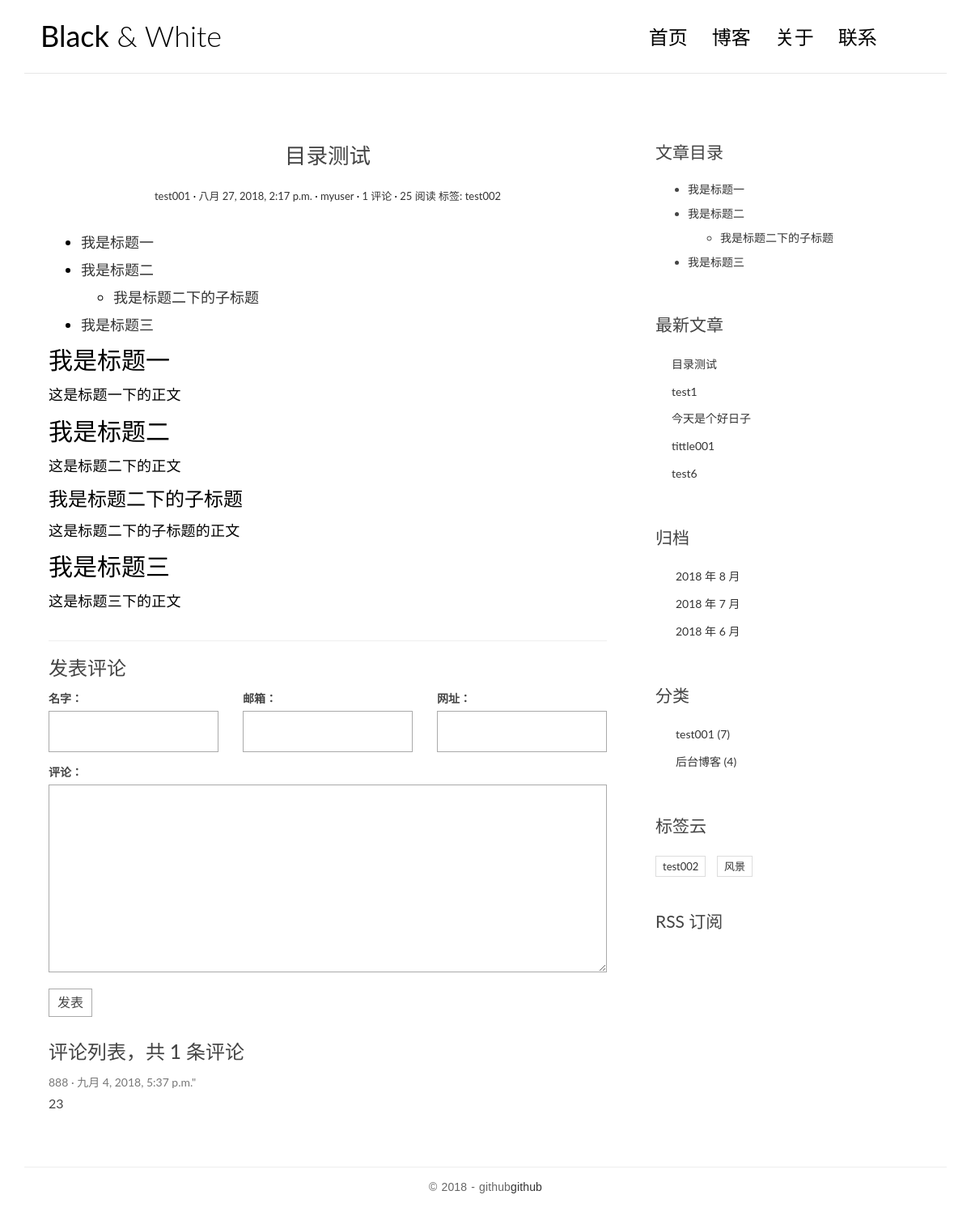
Screenshot of /post/11/ with the database file from the repository.
### blog/models.py (models this page shows, shortened)
@python_2_unicode_compatible
class Post(models.Model):
    title =models.CharField(max_length=70)
    body =models.TextField()
    created_time =models.DateTimeField()
    modified_time =models.DateTimeField()
    excerpt =models.CharField(max_length=200,blank=True)
    category =models.ForeignKey(Category)
    tags =models.ManyToManyField(Tag,blank=True)
    author =models.ForeignKey(User)
    views = models.PositiveIntegerField(default=0)
    class Meta:
        ordering = ['-created_time']
    """ 1.reverse的'blog:detail'对应blog应用下的name='detail'的方法(对应urls.py的name)
        2.reverse()方法会去解析'blog:detail'的url,解析规则是根据urls.py里的正则.
        3.根据正则规则,解析结果为post/255/,这样Post自己就生成了自己的url
        4.kwargs表示按照关键字传值将多余的传值用字典形式呈现
    """
    def get_absolute_url(self):
        return reverse('blog:detail', kwargs={'pk': self.pk})
    def increase_views(self):
        self.views +=1
        self.save(update_fields=['views'])
    def save(self, *args, **kwargs):
        if not self.excerpt:
            md = markdown.Markdown(extensions=[
                'markdown.extensions.extra',
                'markdown.extensions.codehilite',
            ])
            self.excerpt = strip_tags(md.convert(self.body))[:54]
        super(Post,self).save(*args, **kwargs)
    """或者可用模板过滤器(filter)
    例如:<p> {{ post.body|truncatechars:54 }} </p>
    # 将会显示文章内容的前54个字节,若文章前54字节包含html标签,仍将作为摘要会显示
    """

@python_2_unicode_compatible
class Category(models.Model):
    name = models.CharField(max_length=100)

@python_2_unicode_compatible
class Tag(models.Model):
    name =models.CharField(max_length=100)

### comments/models.py (models this page shows, shortened)
@python_2_unicode_compatible
class Comment(models.Model):
    name = models.CharField(max_length=100)
    email = models.EmailField(max_length=255)
    url = models.URLField(blank=True)
    text = models.TextField()
    created_time = models.DateTimeField(auto_now_add=True)
    post = models.ForeignKey('blog.Post')

### blog/views.py (the view)
# urls.py: url(r'^post/(?P<pk>[0-9]+)/$', views.PostDetailView.as_view(), name='detail'),
class PostDetailView(DetailView):
    model=Post
    template_name = 'blog/detail.html'
    context_object_name = 'post'
    def get(self, request, *args, **kwargs):
        response = super(PostDetailView,self).get(request,*args,**kwargs)
        self.object.increase_views()
        return response
    def get_object(self, queryset=None):
        post = super(PostDetailView, self).get_object(queryset=None)
        """
        和之前不同的是，extensions中的toc拓展不再是字符串markdown.extensions.toc ，
        而是TocExtension的实例.TocExtension在实例化时其slugify参数可以接受一个函数作为参数，
        这个函数将被用于处理标题的锚点值。Markdown 内置的处理方法不能处理中文标题，
        所以我们使用了 django.utils.text 中的 slugify 方法，该方法可以很好地处理中文。
        """
        md = markdown.Markdown(extensions=[
            'markdown.extensions.extra',
            'markdown.extensions.codehilite',
            TocExtension(slugify=slugify)
        ])
        post.body = md.convert(post.body)
        """
        而一旦调用该方法后，实例 md 就会多出一个 toc 属性，这个属性的值就是内容的目录，
        我们把 md.toc 的值赋给 post.toc 属性（要注意这个 post 实例本身是没有 md 属性的，
        我们给它动态添加了 md 属性，这就是 Python 动态语言的好处，
        不然这里还真不知道该怎么把 toc 的值传给模板
        """
        post.toc = md.toc
        return post
    def get_context_data(self, **kwargs):
        context = super(PostDetailView, self).get_context_data(**kwargs)
        form = CommentForm()
        comment_list = self.object.comment_set.all()
        context.update({
            'form': form,
            'comment_list': comment_list
        })
        return context

### templates/blog/detail.html (shortened to what this page needs)
{% extends 'base.html' %}
{% block main %}
                <article class="post post-{{ post.pk }}">
                    <header class="entry-header">
                        <h1 class="entry-title">{{ post.title }}</h1>
                        <div class="entry-meta">
                            <span class="post-category"><a href="#">{{ post.category.name }}</a></span>
                            <span class="post-date"><a href="#"><time class="entry-date"
                                                                      datetime="{{ post.created_time }}">{{ post.created_time }}</time></a></span>
                            <span class="post-author"><a href="#">{{ post.author }}</a></span>
                            <span class="comments-link"><a href="#">{{ post.comment_set.count }} 评论</a></span>
                            <span class="views-count"><a href="#">{{ post.views }} 阅读</a></span>
                            <span class="views-count">
                                <a href="#">标签:
                                {% for tag in post.tags.all %}
                                    {{ tag.name }}
                                {% endfor %}
                                </a>
                            </span>
                        </div>
                    </header>
                    <div class="entry-content clearfix">
                        {{ post.body|safe }}
                    </div>
                </article>
                <section class="comment-area" id="comment-area">
                    <hr>
                    <h3>发表评论</h3>
                    <form action="{% url 'comments:post_comment' post.pk %}" method="post" class="comment-form">
                        <div class="row">
                            <div class="col-md-4">
                                <label for="{{ form.name.id_for_label }}">名字：</label>
                                {{ form.name }}
                            </div>
                            <div class="col-md-4">
                                <label for="{{ form.email.id_for_label }}">邮箱：</label>
                                {{ form.email }}
                            </div>
                            <div class="col-md-4">
                                <label for="{{ form.url.id_for_label }}">网址：</label>
                                {{ form.url }}
                            </div>
                            <div class="col-md-12">
                                <label for="{{ form.text.id_for_label }}">评论：</label>
                                {{ form.text }}
                                <button type="submit" class="comment-btn">发表</button>
                            </div>
                        </div>
                    </form>
                    <div class="comment-list-panel">
                        <h3>评论列表，共 <span>{{ post.comment_set.count }}</span> 条评论</h3>
                        <ul class="comment-list list-unstyled">
                            {% for comment in comment_list %}
                            <li class="comment-item">
                                <span class="nickname">{{ comment.name }}</span>
                                <time class="submit-date">{{ comment.created_time }}"</time>
                                <div class="text">
                                    {{ comment.text }}
                                </div>
                            </li>
                            {% empty %}
                            暂无评论
                            {% endfor %}
                        </ul>
                    </div>
                </section>
{% endblock main %}
{% block toc %}
                <div class="widget widget-content">
                    <h3 class="widget-title">文章目录</h3>
                    {{ post.toc|safe }}
                </div>
{% endblock toc %}

### templates/base.html (shortened to what this page needs)
{% load staticfiles %}
{% load blog_tags %}
<!DOCTYPE html>
<html>
<head>
    <link rel="stylesheet" href="http://code.ionicframework.com/ionicons/2.0.1/css/ionicons.min.css">
    <link rel="stylesheet" href="{% static 'blog/css/bootstrap.min.css' %}">
    <link rel="stylesheet" href="{% static 'blog/css/pace.css' %}">
    <link rel="stylesheet" href="{% static 'blog/css/custom.css' %}">
    <link rel="stylesheet" href="{% static 'blog/css/highlights/github.css' %}">
</head>
<body>
<div class="container">
    <header id="site-header">
        <div class="row">
            <div class="col-md-4 col-sm-5 col-xs-8">
                <div class="logo">
                    <h1><a href="{% url 'blog:index' %}"><b>Black</b> &amp; White</a></h1>
                </div>
            </div>
            <div class="col-md-8 col-sm-7 col-xs-4">
                <nav class="main-nav" role="navigation">
                    <div class="collapse navbar-collapse" id="bs-example-navbar-collapse-1">
                        <ul class="nav navbar-nav navbar-right">
                            <li class="cl-effect-11"><a href="{% url 'blog:index' %}" data-hover="首页">首页</a></li>
                            <li class="cl-effect-11"><a href="{% url 'blog:index' %}" data-hover="博客">博客</a></li>
                            <li class="cl-effect-11"><a href="{% url 'blog:index' %}" data-hover="关于">关于</a></li>
                            <li class="cl-effect-11"><a href="{% url 'blog:index' %}" data-hover="联系">联系</a></li>
                        </ul>
                    </div>
                </nav>
            </div>
        </div>
    </header>
</div>
<div class="content-body">
    <div class="container">
        <div class="row">
            <main class="col-md-8">
                {% block main %}
                {% endblock main %}
            </main>
            <aside class="col-md-4">
               {% block toc %}
               {% endblock toc %}
                <div class="widget widget-recent-posts">
                    <h3 class="widget-title">最新文章</h3>
                    {% get_recent_posts as recent_post_list %}
                    <ul>
                        {% for post in recent_post_list %}
                            <li>
                                <a href="{{ post.get_absolute_url }}">{{ post.title }}</a>
                            </li>
                        {% empty %}
                            暂无文章！
                        {% endfor %}
                    </ul>
                </div>
                <div class="widget widget-archives">
                    <h3 class="widget-title">归档</h3>
                    {% archives as date_list %}
                    <ul>
                        {% for date in date_list %}
                            <li>
                                <a href="{% url 'blog:archives' date.year date.month %}">
                                    {{ date.year }} 年 {{ date.month }} 月
                                </a>
                            </li>
                        {% empty %}
                            暂无归档！
                        {% endfor %}
                    </ul>
                </div>
                <div class="widget widget-category">
                    <h3 class="widget-title">分类</h3>
                    {% get_categories as category_list %}
                    <ul>
                        {% for category in category_list %}
                            <li>
                                <a href="{% url 'blog:category' category.pk %}">
                                    {{ category.name }} <span class="post-count">({{ category.num_posts }})</span>
                                </a>
                            </li>
                        {% empty %}
                            暂无分类！
                        {% endfor %}
                    </ul>
                </div>
               <div class="widget widget-tag-cloud">
                   <h3 class="widget-title">标签云</h3>
                   {% get_tags as tag_list %}
                   <ul>
                     {% for tag in tag_list %}
                     <li>
                       <a href="{% url 'blog:tag' tag.pk %}">{{ tag.name }}</a>
                     </li>
                     {% empty %}
                     暂无标签！
                     {% endfor %}
                   </ul>
                </div>
                <div class="rss">
                    <a href="{% url 'rss' %}"> RSS 订阅</a>
                </div>
            </aside>
        </div>
    </div>
</div>
<footer id="site-footer">
    <div class="container">
        <div class="row">
            <div class="col-md-12">
                <p class="copyright">&copy 2018 - github<a href="http://www.github.com/"
                                                        target="_blank" title="github">github</a>
                </p>
            </div>
        </div>
    </div>
</footer>
</body>
</html>

### rows the page displays
Post: title "目录测试", category.name "test001", created_time "八月 27, 2018, 2:17 p.m.", author "myuser", comment_set.count "1", views "25", body "我是标题一 我是标题二 我是标题二下的子标题 我是标题三 我是标题一 这是标题一下的正文 我是标题二 这是标题二下的正文 我是标题二下的子标题 这是标题二下的子标题的正文 我是标题三 这是标题三下的正文", toc "我是标题一 我是标题二 我是标题二下的子标题 我是标题三"
Tag: name "test002"
Comment: name "888", created_time "九月 4, 2018, 5:37 p.m.", text "23"
Post: title "test1"
Post: title "今天是个好日子"
Post: title "tittle001"
Post: title "test6"
Category: name "test001", num_posts "7"
Category: name "后台博客", num_posts "4"
Tag: name "风景"

### other values shown
{{ date.year }} "2018" "2018" "2018"
{{ date.month }} "8" "7" "6"
